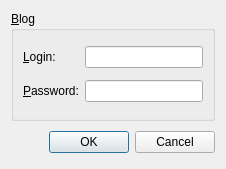
<ui version="4.0" >
 <class>SettingsDialog</class>
 <widget class="QDialog" name="SettingsDialog" >
  <property name="geometry" >
   <rect>
    <x>0</x>
    <y>0</y>
    <width>226</width>
    <height>169</height>
   </rect>
  </property>
  <property name="windowTitle" >
   <string>Dialog</string>
  </property>
  <layout class="QVBoxLayout" >
   <item>
    <widget class="QGroupBox" name="gbBlog" >
     <property name="title" >
      <string>&amp;Blog</string>
     </property>
     <layout class="QGridLayout" >
      <item row="0" column="0" >
       <widget class="QLabel" name="lLoginBlog" >
        <property name="text" >
         <string>&amp;Login:</string>
        </property>
        <property name="buddy" >
         <cstring>leLoginBlog</cstring>
        </property>
       </widget>
      </item>
      <item row="0" column="1" >
       <widget class="QLineEdit" name="leLoginBlog" />
      </item>
      <item row="1" column="0" >
       <widget class="QLabel" name="lPasswordBlog" >
        <property name="text" >
         <string>&amp;Password:</string>
        </property>
        <property name="buddy" >
         <cstring>lePasswordBlog</cstring>
        </property>
       </widget>
      </item>
      <item row="1" column="1" >
       <widget class="QLineEdit" name="lePasswordBlog" />
      </item>
     </layout>
    </widget>
   </item>
   <item>
    <layout class="QHBoxLayout" >
     <property name="spacing" >
      <number>6</number>
     </property>
     <property name="leftMargin" >
      <number>0</number>
     </property>
     <property name="topMargin" >
      <number>0</number>
     </property>
     <property name="rightMargin" >
      <number>0</number>
     </property>
     <property name="bottomMargin" >
      <number>0</number>
     </property>
     <item>
      <spacer>
       <property name="orientation" >
        <enum>Qt::Horizontal</enum>
       </property>
       <property name="sizeHint" >
        <size>
         <width>131</width>
         <height>31</height>
        </size>
       </property>
      </spacer>
     </item>
     <item>
      <widget class="QPushButton" name="okButton" >
       <property name="text" >
        <string>OK</string>
       </property>
      </widget>
     </item>
     <item>
      <widget class="QPushButton" name="cancelButton" >
       <property name="text" >
        <string>Cancel</string>
       </property>
      </widget>
     </item>
    </layout>
   </item>
  </layout>
 </widget>
 <resources/>
 <connections>
  <connection>
   <sender>okButton</sender>
   <signal>clicked()</signal>
   <receiver>SettingsDialog</receiver>
   <slot>accept()</slot>
   <hints>
    <hint type="sourcelabel" >
     <x>278</x>
     <y>253</y>
    </hint>
    <hint type="destinationlabel" >
     <x>96</x>
     <y>254</y>
    </hint>
   </hints>
  </connection>
  <connection>
   <sender>cancelButton</sender>
   <signal>clicked()</signal>
   <receiver>SettingsDialog</receiver>
   <slot>reject()</slot>
   <hints>
    <hint type="sourcelabel" >
     <x>369</x>
     <y>253</y>
    </hint>
    <hint type="destinationlabel" >
     <x>179</x>
     <y>282</y>
    </hint>
   </hints>
  </connection>
 </connections>
</ui>
